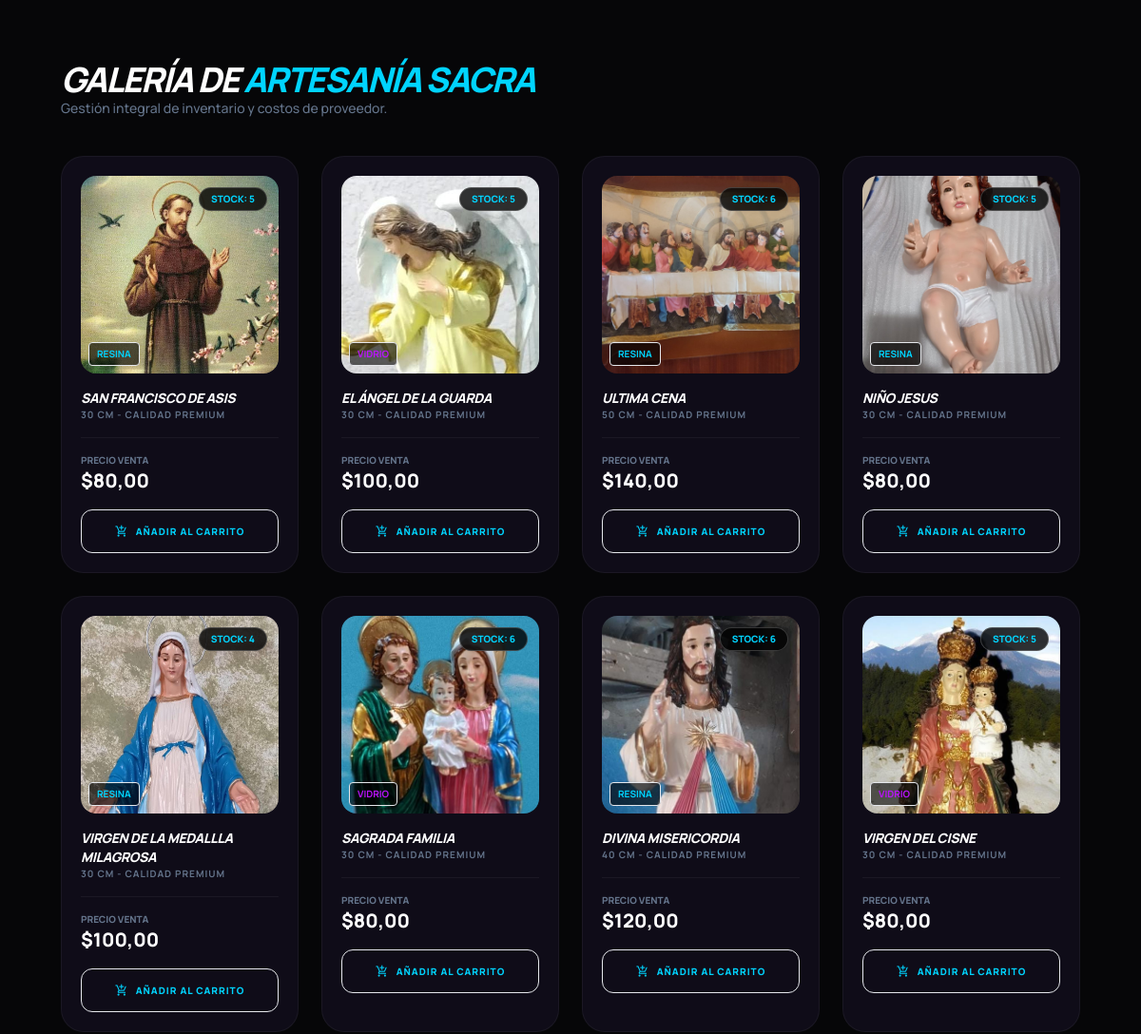
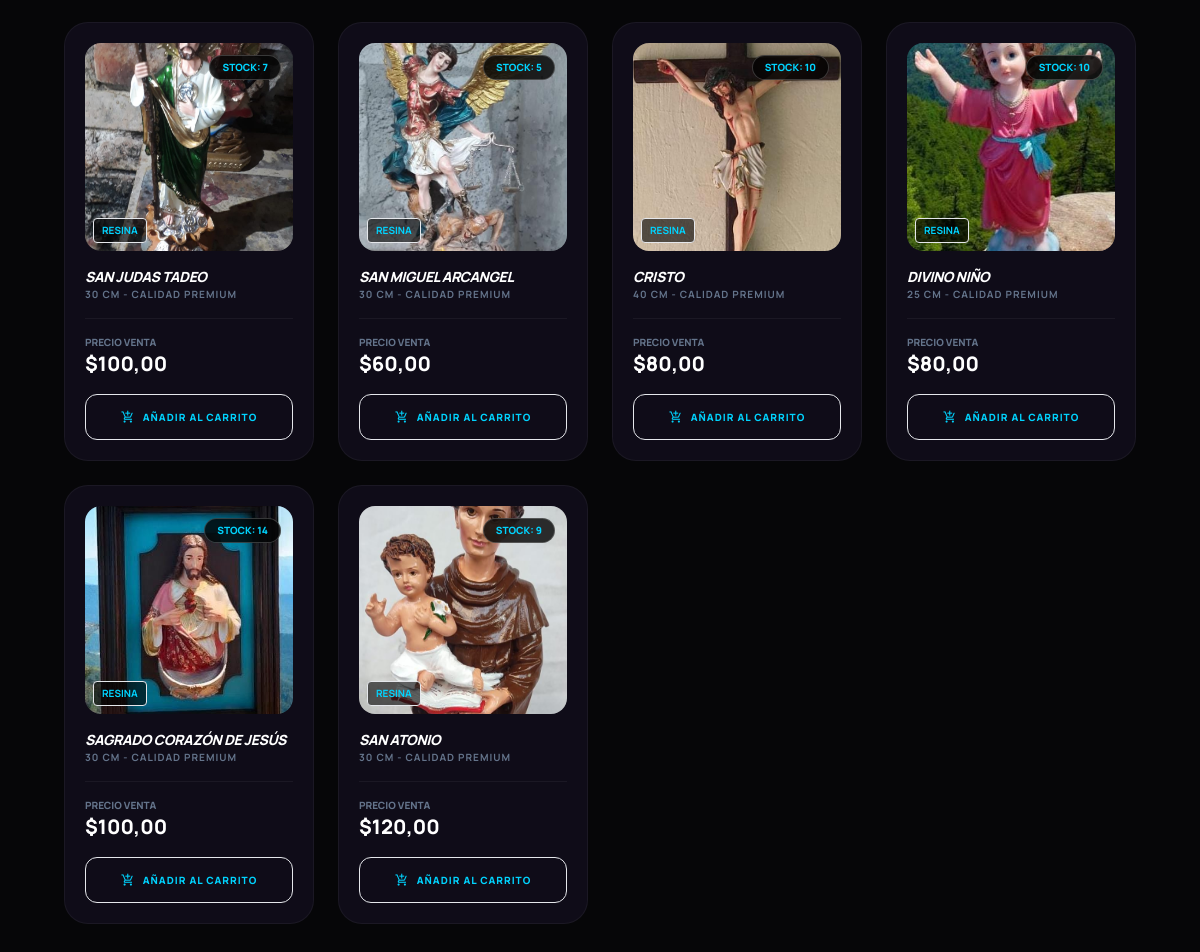
Screenshot of /galeria/ (signed in) with the database file from the repository (2 pictures, top to bottom).
### core/models.py (models this page shows, shortened)
class Figura(models.Model):
    MATERIALES = [
        ('RESINA', 'Resina'),
        ('VIDRIO', 'Vidrio/Fibra'),
    ]
    nombre = models.CharField(max_length=100)
    medida = models.CharField(max_length=50, help_text="Ej: 40cm")
    material = models.CharField(max_length=20, choices=MATERIALES, default='RESINA')
    precio = models.DecimalField(max_digits=10, decimal_places=2, verbose_name="Precio de Venta (Cliente)")
    precio_costo = models.DecimalField(max_digits=10, decimal_places=2, default=0.00, verbose_name="Precio de Costo (Proveedor)")
    stock = models.IntegerField(default=0)
    descripcion = models.TextField(max_length=500, default="Artesanía Sacra - Calidad Premium", blank=True, null=True)
    imagen = models.ImageField(upload_to='figuras/', blank=True, null=True, help_text="Sube la foto de la figura")

### core/views.py (the view, shortened to what this page needs)
# urls.py: path('galeria/', views.cursos, name='cursos'),
@login_required
def cursos(request):
    figuras_db = Figura.objects.all().order_by('-id')
    conteo_carrito = Carrito.objects.filter(usuario=request.user).count()
    return render(request, 'core/cursos.html', {'figuras': figuras_db, 'conteo_global': conteo_carrito})

### core/context_processors.py (called while the page is built)
def carrito_count(request):
    if request.user.is_authenticated:
        total = Carrito.objects.filter(usuario=request.user).count()
        return {'conteo_global': total}
    return {'conteo_global': 0}

### core/templates/core/cursos.html (shortened to what this page needs)
{% extends 'base/base.html' %}
{% block principal %}
<main class="flex-1 p-8 overflow-y-auto bg-background-dark transition-colors duration-500 relative">
    <div class="flex flex-col md:flex-row justify-between items-start md:items-end mb-10 gap-4">
        <div>
            <h2 class="text-4xl font-black uppercase italic text-white tracking-tighter">
                Galería de <span class="text-neon-blue">Artesanía Sacra</span>
            </h2>
            <p class="text-slate-500 font-medium text-sm">Gestión integral de inventario y costos de proveedor.</p>
        </div>
    </div>
    <div class="grid grid-cols-1 md:grid-cols-2 lg:grid-cols-4 gap-6">
        {% for f in figuras %}
        <div class="bg-card-dark border border-white/5 rounded-3xl p-5 group hover:border-neon-blue/50 transition-all duration-500 flex flex-col relative {% if f.stock <= 0 %}opacity-60 grayscale{% endif %}">
            <div class="relative aspect-square overflow-hidden rounded-2xl mb-4 bg-white/5">
                {% if f.imagen %}
                    <img src="{{ f.imagen.url }}" alt="{{ f.nombre }}" class="w-full h-full object-cover group-hover:scale-110 group-hover:blur-sm transition-all duration-700">
                {% else %}
                    <div class="absolute inset-0 flex items-center justify-center">
                        <span class="material-symbols-outlined text-4xl text-white/10">image_not_supported</span>
                    </div>
                {% endif %}
                <div class="absolute top-3 right-3 bg-black/80 backdrop-blur-md px-3 py-1 rounded-full border border-white/20 z-30">
                    <p class="text-[10px] font-black {% if f.stock > 0 %}text-neon-blue{% else %}text-red-500{% endif %}">
                        STOCK: {{ f.stock }}
                    </p>
                </div>
                <div class="absolute bottom-2 left-2 bg-black/60 px-2 py-1 rounded text-[10px] {% if 'VIDRIO' in f.material|upper %}text-neon-purple border-neon-purple/30{% else %}text-neon-blue border-neon-blue/30{% endif %} font-bold border uppercase z-30">
                    {{ f.material }}
                </div>
            </div>
            <h3 class="font-black text-white uppercase text-sm tracking-tight group-hover:text-neon-blue transition-colors italic">
                {{ f.nombre }}
            </h3>
            <p class="text-slate-500 text-[10px] mb-4 font-bold uppercase tracking-widest">
                {{ f.medida }} - Calidad Premium
            </p>
            <div class="flex justify-between items-center border-t border-white/5 pt-4 mb-4">
                <div>
                    <p class="text-[10px] text-slate-500 uppercase font-black">Precio Venta</p>
                    <span class="text-xl font-black text-white">${{ f.precio }}</span>
                </div>
            </div>
            <div class="flex gap-2">
                {% if user.is_staff %}
                    {% if f.stock > 0 %}
                    <button onclick="abrirModalVenta('{{ f.id }}', '{{ f.nombre }}', '{{ f.precio }}')"
                            class="flex-1 bg-white/5 hover:bg-neon-blue hover:text-black text-white font-black py-3 rounded-xl transition-all text-[10px] uppercase tracking-widest flex items-center justify-center gap-2 group/btn">
                        <span class="material-symbols-outlined text-sm group-hover/btn:animate-bounce">shopping_cart</span>
                        Vender
                    </button>
                    {% else %}
                    <button disabled class="flex-1 bg-red-500/10 text-red-500/50 font-black py-3 rounded-xl text-[10px] uppercase tracking-widest cursor-not-allowed italic">
                        Agotado
                    </button>
                    {% endif %}
                    <a href="{% url 'eliminar_figura' f.id %}"
                       onclick="return confirm('¿Estás seguro de que deseas eliminar esta pieza?')"
                       class="bg-red-500/10 hover:bg-red-600 text-red-500 hover:text-white px-3 py-3 rounded-xl transition-all flex items-center justify-center">
                        <span class="material-symbols-outlined text-sm">delete</span>
                    </a>
                {% else %}
                    {% if f.stock > 0 %}
                    <a href="{% url 'agregar_al_carrito' f.id %}"
                       class="flex-1 bg-neon-blue/20 hover:bg-neon-blue text-neon-blue hover:text-black font-black py-3 rounded-xl transition-all text-[10px] uppercase tracking-widest flex items-center justify-center gap-2 border border-neon-blue/30 group/cart">
                        <span class="material-symbols-outlined text-sm group-hover/cart:scale-125 transition-transform">add_shopping_cart</span>
                        Añadir al Carrito
                    </a>
                    {% else %}
                    <button disabled class="flex-1 bg-white/5 text-slate-600 font-black py-3 rounded-xl text-[10px] uppercase tracking-widest cursor-not-allowed italic">
                        Sin Stock
                    </button>
                    {% endif %}
                {% endif %}
            </div>
        </div>
        {% endfor %}
    </div>
</main>
{% endblock %}

### core/templates/base/base.html (style rules this page uses)
body { @apply transition-all duration-500; background-color: var(--bg-dark); color: var(--text-main); }

### rows the page displays
Figura: imagen (picture), stock "5", material "RESINA", nombre "SAN FRANCISCO DE ASIS", medida "30 CM", precio "80,00", shows "AÑADIR AL CARRITO"
Figura: imagen (picture), stock "5", material "VIDRIO", nombre "EL ÁNGEL DE LA GUARDA", medida "30 CM", precio "100,00", shows "AÑADIR AL CARRITO"
Figura: imagen (picture), stock "6", material "RESINA", nombre "ULTIMA CENA", medida "50 CM", precio "140,00", shows "AÑADIR AL CARRITO"
Figura: imagen (picture), stock "5", material "RESINA", nombre "NIÑO JESUS", medida "30 CM", precio "80,00", shows "AÑADIR AL CARRITO"
Figura: imagen (picture), stock "4", material "RESINA", nombre "VIRGEN DE LA MEDALLLA MILAGROSA", medida "30 CM", precio "100,00", shows "AÑADIR AL CARRITO"
Figura: imagen (picture), stock "6", material "VIDRIO", nombre "SAGRADA FAMILIA", medida "30 CM", precio "80,00", shows "AÑADIR AL CARRITO"
Figura: imagen (picture), stock "6", material "RESINA", nombre "DIVINA MISERICORDIA", medida "40 CM", precio "120,00", shows "AÑADIR AL CARRITO"
Figura: imagen (picture), stock "5", material "VIDRIO", nombre "VIRGEN DEL CISNE", medida "30 CM", precio "80,00", shows "AÑADIR AL CARRITO"
Figura: imagen (picture), stock "7", material "RESINA", nombre "SAN JUDAS TADEO", medida "30 CM", precio "100,00", shows "AÑADIR AL CARRITO"
Figura: imagen (picture), stock "5", material "RESINA", nombre "SAN MIGUEL ARCANGEL", medida "30 CM", precio "60,00", shows "AÑADIR AL CARRITO"
Figura: imagen (picture), stock "10", material "RESINA", nombre "CRISTO", medida "40 CM", precio "80,00", shows "AÑADIR AL CARRITO"
Figura: imagen (picture), stock "10", material "RESINA", nombre "DIVINO NIÑO", medida "25 CM", precio "80,00", shows "AÑADIR AL CARRITO"
Figura: imagen (picture), stock "14", material "RESINA", nombre "SAGRADO CORAZÓN DE JESÚS", medida "30 CM", precio "100,00", shows "AÑADIR AL CARRITO"
Figura: imagen (picture), stock "9", material "RESINA", nombre "SAN ATONIO", medida "30 CM", precio "120,00", shows "AÑADIR AL CARRITO"
